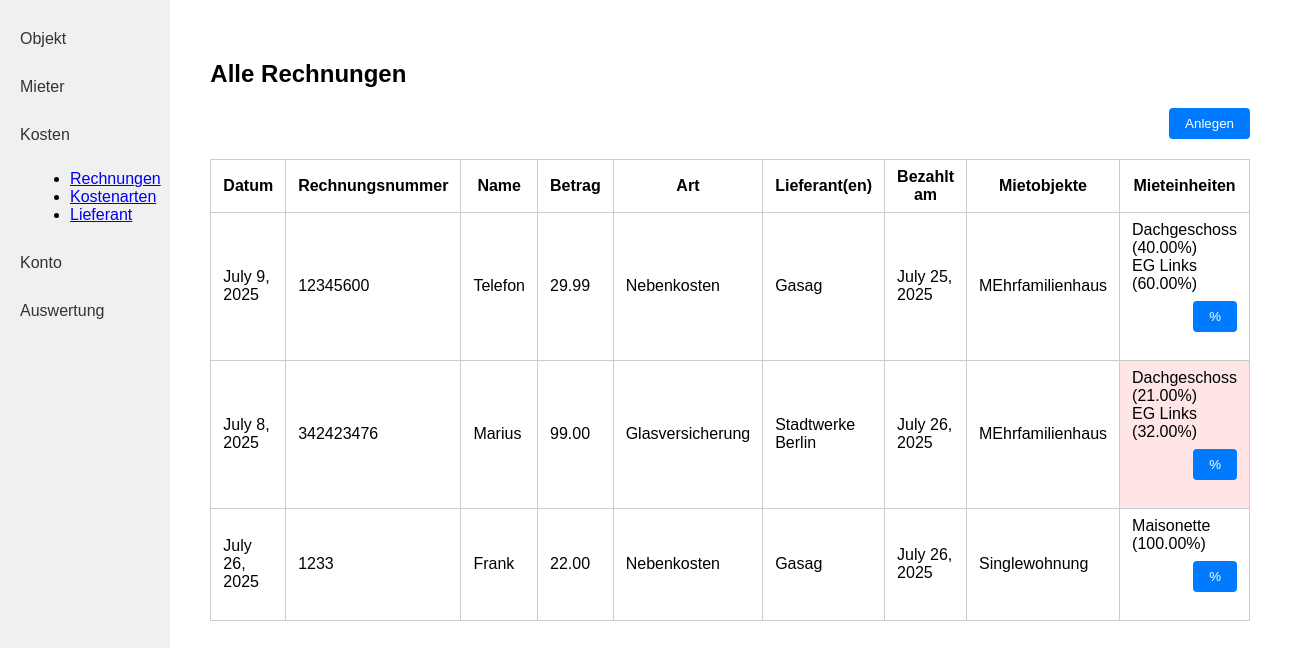
Page /rechnungen/ (signed in) on the earlier database version.
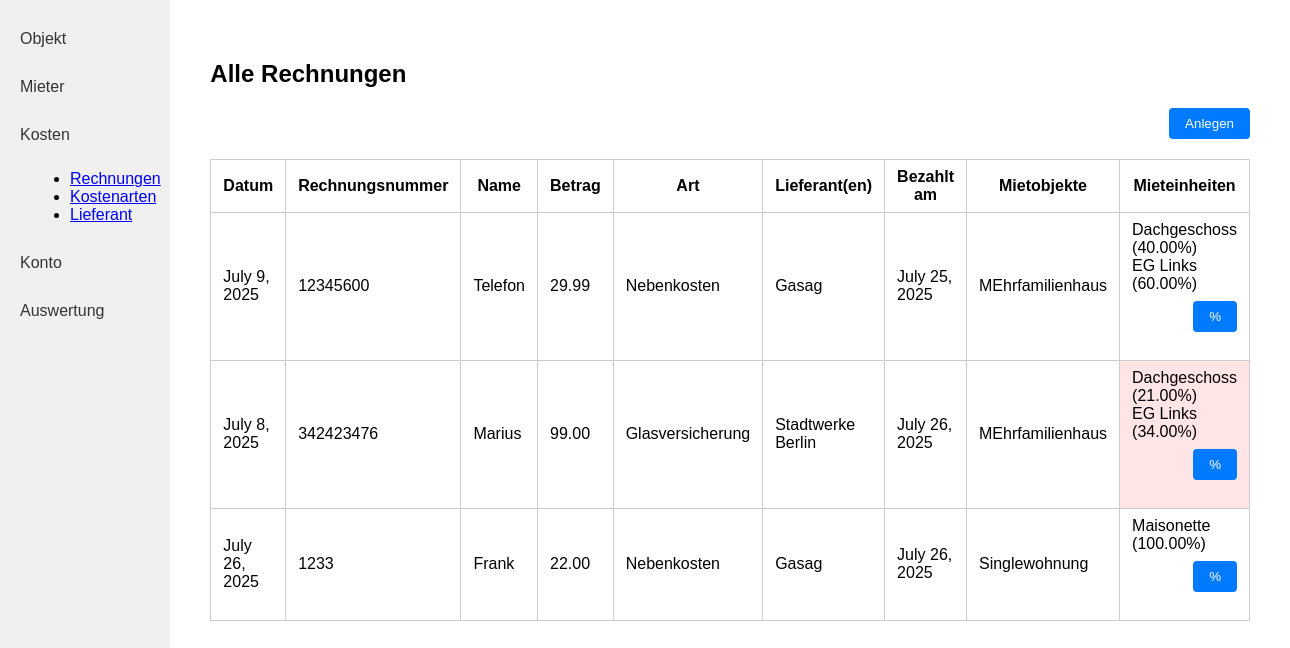
Same page on the later database version.
### kostenpruefung_mietobjekte_app/models.py (models this page shows)
class Prozent(models.Model):
    mieteinheit = models.ForeignKey('Mieteinheit', on_delete=models.CASCADE, related_name="prozent_mieteinheit")
    rechnung = models.ForeignKey('Rechnung', on_delete=models.CASCADE, related_name="prozent_rechnung")
    prozent = models.DecimalField(max_digits=5, decimal_places=2, null=True, blank=True)  # Value between 0 and 100

### kostenpruefung_mietobjekte_app/views.py (the view)
# urls.py: path('rechnungen/', rechnungen, name='rechnungen'),
def rechnungen(request):
    rechnungen = Rechnung.objects.filter(created_by=request.user).prefetch_related(
        'lieferant',
        'mietobjekt__mieteinheiten__prozent_mieteinheit',
        'prozent_rechnung'
    )
    for r in rechnungen:
        total = 0
        for mieteinheit in r.mietobjekt.mieteinheiten.all():
            for prozent in mieteinheit.prozent_mieteinheit.all():
                if prozent in r.prozent_rechnung.all():
                    total += prozent.prozent or 0
        r.percent_not_100 = abs(total - 100) > 0.01
    return render(request, 'kostenpruefung_mietobjekte_app/rechnungen.html', {
        'rechnungen': rechnungen,
    })

### kostenpruefung_mietobjekte_app/models.py (called while the page is built)
    def __str__(self):
        return self.name

### kostenpruefung_mietobjekte_app/templates/kostenpruefung_mietobjekte_app/rechnungen.html (shortened to what this page needs)
{% load static %}
<!DOCTYPE html>
<html lang="de">
<head>
    <link rel="stylesheet" href="{% static 'kostenpruefung_mietobjekte_app/style.css' %}">
</head>
<body>
<div class="flex-container">
    <nav class="sidebar">
        <a class="sidebar-link" href="{% url 'objekt_index' %}">Objekt</a>
        <a class="sidebar-link" href="{% url 'mieter_laufend' %}">Mieter</a>
        <a class="sidebar-link" href="#">Kosten</a>
        <ul style="list-style-type: disc; margin-left: 30px; margin-bottom: 20px;">
            <li><a href="{% url 'rechnungen' %}">Rechnungen</a></li>
            <li><a href="{% url 'kostenarten' %}">Kostenarten</a></li>
            <li><a href="{% url 'lieferanten' %}">Lieferant</a></li>
        </ul>
        <a class="sidebar-link" href="{% url 'konto' %}">Konto</a>
        <a class="sidebar-link" href="{% url 'auswertung' %}">Auswertung</a>
    </nav>
    <div class="main-content">
        <h2>Alle Rechnungen</h2>
        <form action="{% url 'rechnung_create' %}" method="get" style="margin-bottom: 16px;">
            <button class="action-btn" type="submit">Anlegen</button>
        </form>
        <table class="object-table">
            <tr>
                <th>Datum</th>
                <th>Rechnungsnummer</th>
                <th>Name</th>
                <th>Betrag</th>
                <th>Art</th>
                <th>Lieferant(en)</th>
                <th>Bezahlt am</th>
                <th>Mietobjekte</th>
                <th>Mieteinheiten</th>
            </tr>
            {% for r in rechnungen %}
            <tr>
                <td>{{ r.datum }}</td>
                <td>{{ r.rechnungsnummer }}</td>
                <td>{{ r.name }}</td>
                <td>{{ r.betrag }}</td>
                <td>{{ r.art }}</td>
                <td>
                    {% for l in r.lieferant.all %}
                        {{ l.firmenname }}{% if not forloop.last %},<br>{% endif %}
                    {% endfor %}
                </td>
                <td>{{ r.bezahlt_am }}</td>
                <td>{{ r.mietobjekt.name }}</td>
                <td {% if r.percent_not_100 %}style="background-color:#ffe5e5;"{% endif %}>
                    {% for mieteinheit in r.mietobjekt.mieteinheiten.all %}
                        {{ mieteinheit.name }}
                        {% for prozent in mieteinheit.prozent_mieteinheit.all %}
                            {% if prozent in r.prozent_rechnung.all %}
                                ({{ prozent.prozent }}%)
                            {% endif %}
                        {% endfor %}
                        <br>
                    {% endfor %}
                    <form action="{% url 'prozent_bulk_update' r.id %}" method="get" style="margin-top: 8px;">
                        <button class="action-btn" type="submit">%</button>
                    </form>
                </td>
            </tr>
            {% empty %}
            <tr>
                <td colspan="9">Keine Rechnungen vorhanden.</td>
            </tr>
            {% endfor %}
        </table>
    </div>
</div>
</body>
</html>

Differences in the rows shown:
changed Prozent (number 4 of 5 on the later page): prozent "32.00" → "34.00"
